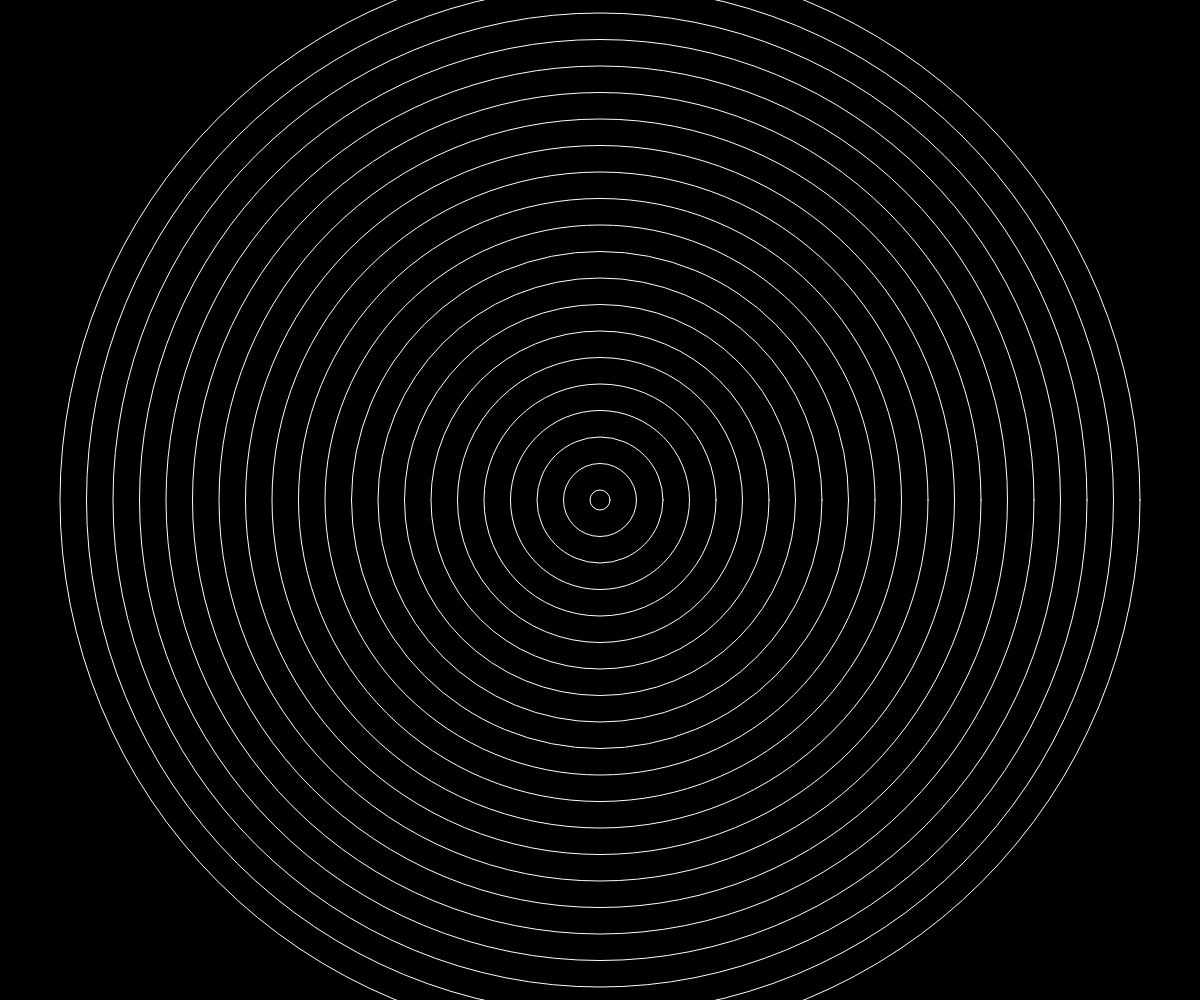
Frame 1 (no input)
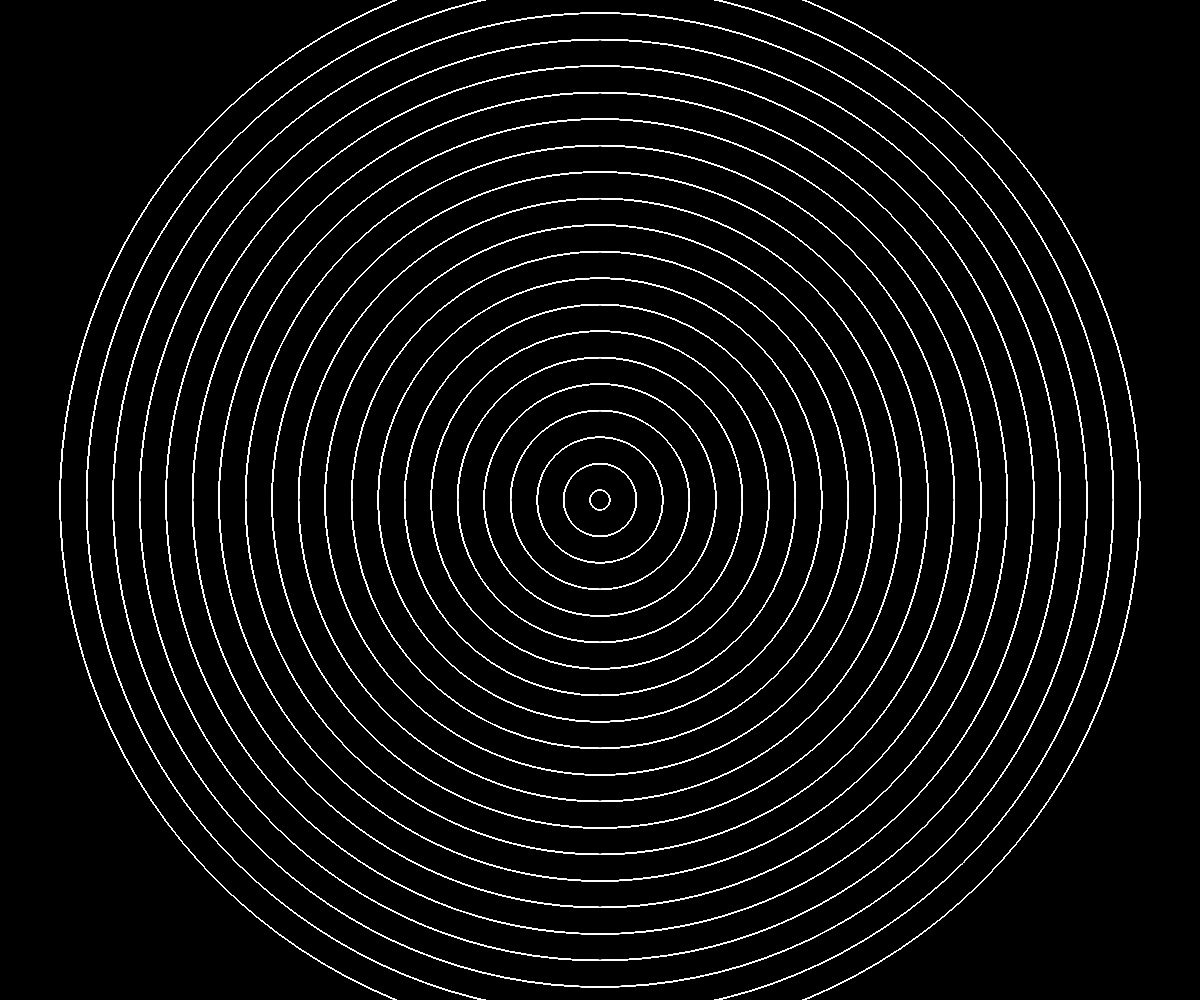
Frame 60 (no input)
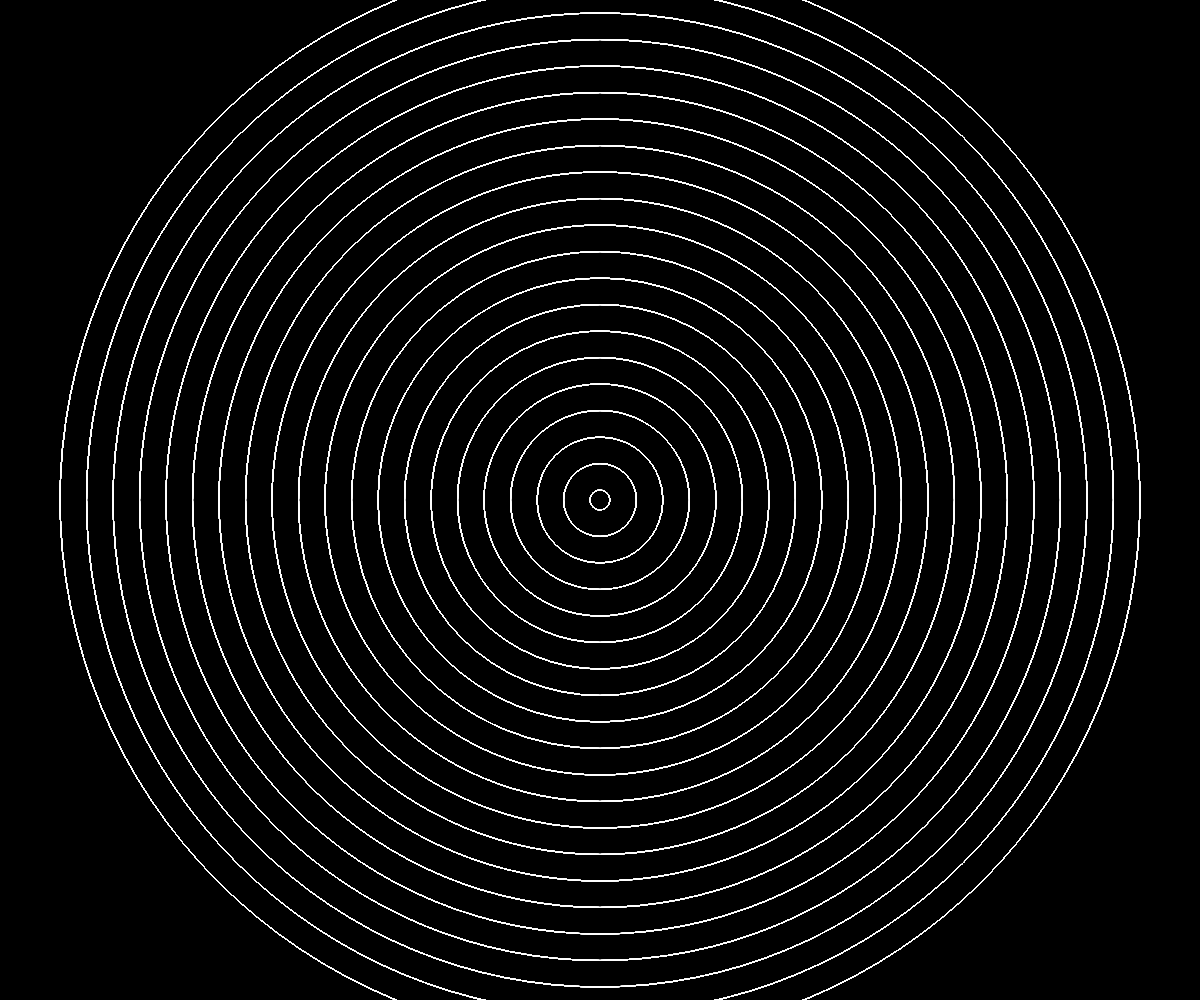
Frame 120 (the mouse pressed at the canvas centre since frame 60)

The p5.js sketch that drew these frames (run headless with seeded random() and noise() and a simulated clock; from frame 60 on, the mouse is pressed at the canvas centre):

// p5.js sketch
// ── sketch.js
let numCircles = 20; // define total number of circles
let minRadius = 20; // Radius of the smallest circle

function setup() {
  createCanvas(windowWidth, windowHeight);
  background(0);
}

function draw() {
  noFill(); // Make circles transparent
  //you might also like to play with transparency using fill(0, 20);
  stroke(255); // Set white stroke for each circle

  /* Write a while or for loop to create a pattern as shown in the image above.
   * You can use width/2 and height/2 to position the center of the circle at the center of the canvas
   * Refer to the p5 documentation to understand the usage of the ellipse() method
   */
  for (i = 0; i <= numCircles; i++) {
    // stroke(random(1,255))
    circle(width/2, height/2, map(i, 0, numCircles, minRadius, width*0.9));
  }

}
